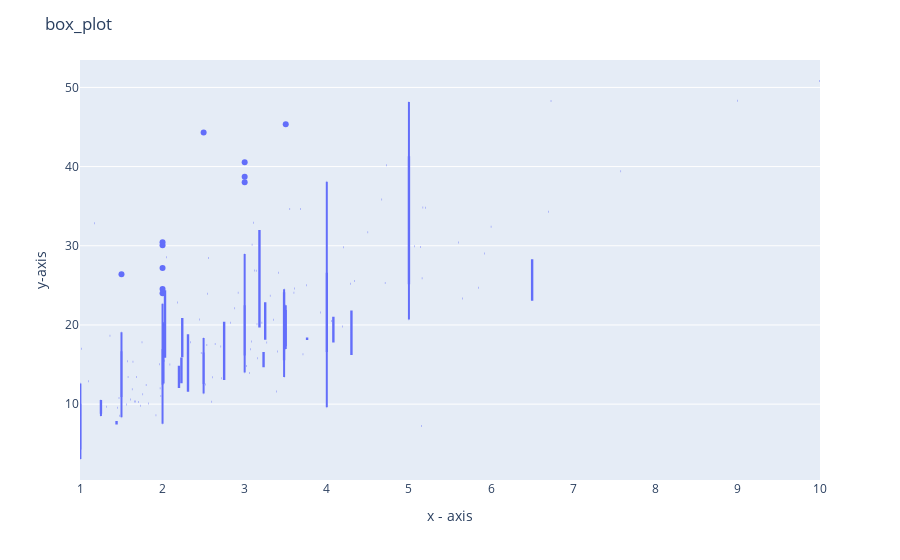

Notebook source saved alongside this figure:
### Code cell
fig = px.box(t , x="tip" , y= "total_bill")
fig.update_layout(xaxis_title = "x - axis" , yaxis_title="y-axis", , title = "box_plot" )
fig.show()

### Figure 1 — Plotly figure (JSON) as saved in the notebook; plotly's stock layout.template omitted (floating-point values rounded to 4 significant figures; data arrays with more than 128 entries replaced by an {"elided": "..."} marker saying what was removed)
{"data": [{"alignmentgroup": "True", "hovertemplate": "tip=%{x}<br>total_bill=%{y}<extra></extra>", "legendgroup": "", "marker": {"color": "#636efa"}, "name": "", "notched": false, "offsetgroup": "", "orientation": "v", "showlegend": false, "type": "box", "x": {"elided": "244 float values"}, "x0": " ", "xaxis": "x", "y": {"elided": "244 float values"}, "y0": " ", "yaxis": "y"}], "layout": {"boxmode": "group", "legend": {"tracegroupgap": 0}, "margin": {"t": 60}, "title": {"text": "box_plot"}, "xaxis": {"anchor": "y", "domain": [0, 1], "title": {"text": "x - axis"}}, "yaxis": {"anchor": "x", "domain": [0, 1], "title": {"text": "y-axis"}}}}
